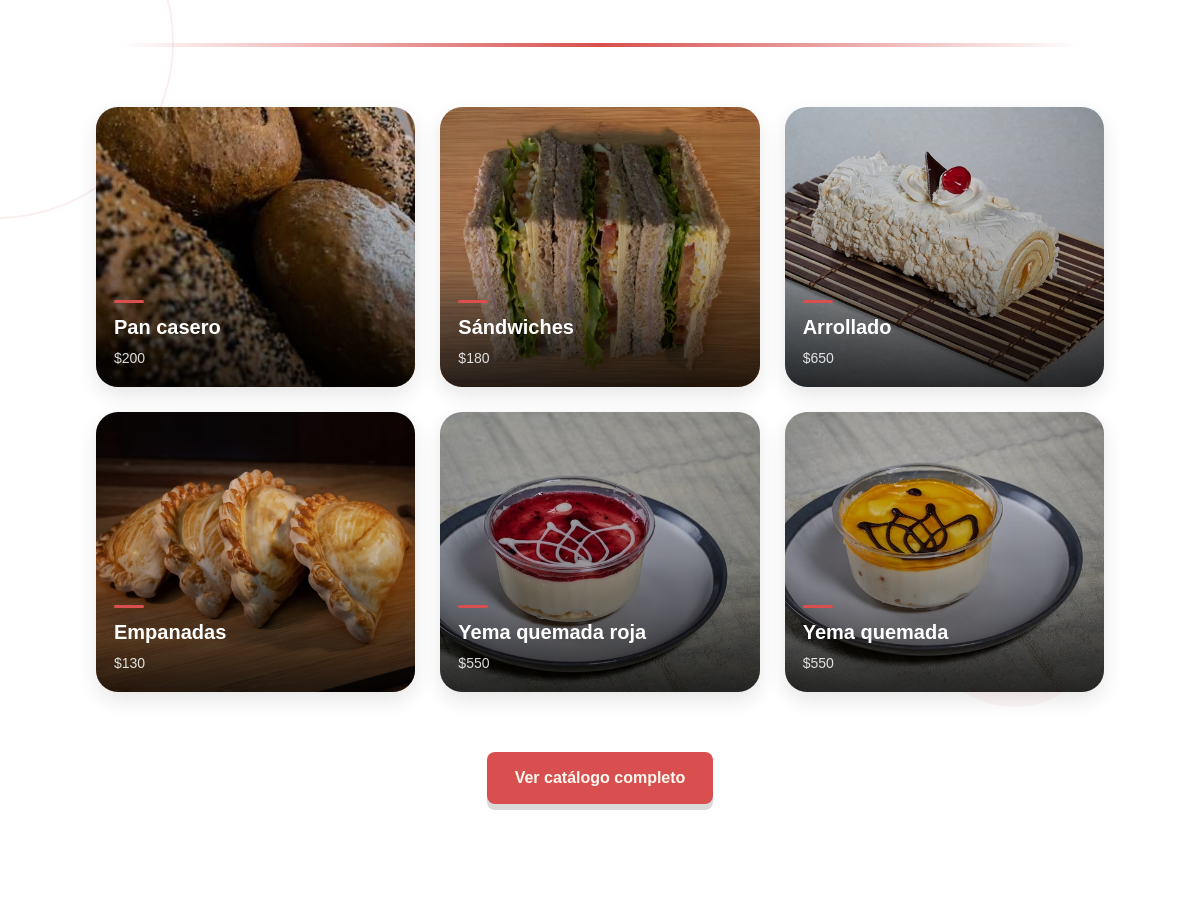
Before: / (middle part) with the older database file.
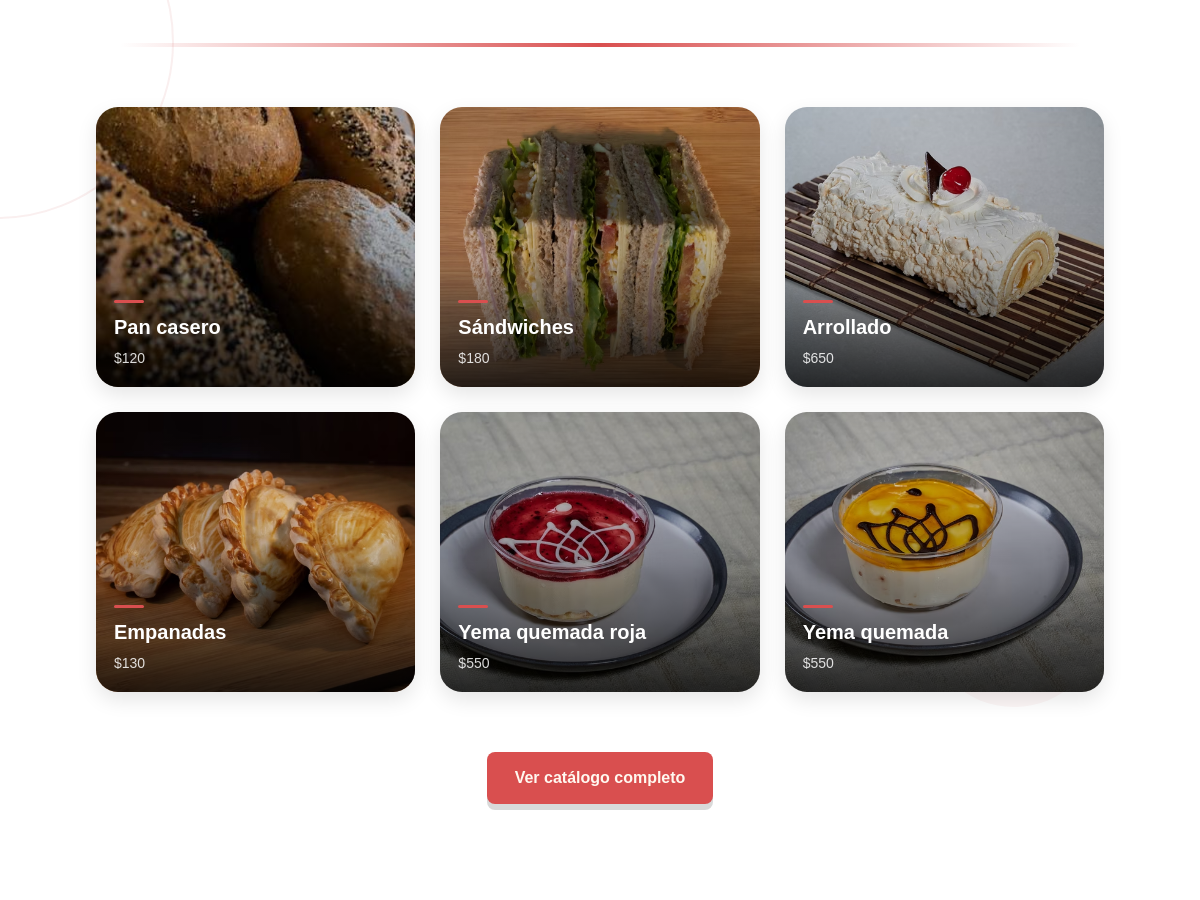
After: the same page with the newer database file.
### tables this page shows
CREATE TABLE `productos` (
  `id` int(11) NOT NULL,
  `nombre` varchar(150) NOT NULL,
  `descripcion` text DEFAULT NULL,
  `precio` decimal(10,2) NOT NULL,
  `stock` int(11) NOT NULL DEFAULT 100,
  `unidad_venta` varchar(30) NOT NULL DEFAULT 'unidad',
  `categoria_id` int(11) NOT NULL,
  `imagen` varchar(255) DEFAULT NULL,
  `activo` tinyint(1) NOT NULL DEFAULT 1,
  `created_at` timestamp NOT NULL DEFAULT current_timestamp(),
  `updated_at` timestamp NOT NULL DEFAULT current_timestamp() ON UPDATE current_timestamp()
);

### controllers/HomeController.php (called while the page is built, shortened)
<?php
require_once __DIR__ . '/../config/Database.php';
require_once __DIR__ . '/../models/Producto.php';
class HomeController
{
    private $productoModel;
    public function __construct($db)
    {
        $this->productoModel = new Producto($db);
    }
    public function index()
    {
        $productos = $this->productoModel->obtenerActivos();
        $productosDestacados = array_slice(
            $productos,
            0,
            6
        );
        require __DIR__ . '/../views/home/index.php';
    }
}
$homeController = new HomeController($conn);
$homeController->index();

### models/Producto.php (called while the page is built, shortened)
<?php
class Producto
{
    private $db;
    public function __construct($db)
    {
        $this->db = $db;
    }
    public function obtenerActivos()
    {
        $sql = "
        SELECT
            p.id,
            p.nombre,
            p.descripcion,
            p.precio,
            p.stock,
            p.unidad_venta,
            p.imagen,
            p.categoria_id,
            c.nombre AS categoria
        FROM productos p
        INNER JOIN categorias c
            ON p.categoria_id = c.id
        WHERE p.activo = 1
        ORDER BY p.id DESC
    ";
        $resultado = $this->db->query($sql);
        return $resultado->fetch_all(MYSQLI_ASSOC);
    }
}

### config/Url.php (called while the page is built, shortened)
<?php
if (!function_exists('url')) {
    function url($path = '')
    {
        $documentRoot = realpath($_SERVER['DOCUMENT_ROOT'] ?? '');
        $projectRoot = realpath(__DIR__ . '/..');
        $basePath = '';
        if ($documentRoot && $projectRoot && strpos($projectRoot, $documentRoot) === 0) {
            $basePath = str_replace(DIRECTORY_SEPARATOR, '/', substr($projectRoot, strlen($documentRoot)));
        }
        $path = '/' . ltrim($path, '/');
        return rtrim($basePath, '/') . ($path === '/' ? '/' : $path);
    }
}

### views/home/index.php (the view, shortened to what this page needs)
<?php
require __DIR__ . '/../layouts/head.php';
?>
<body>
    <main>
        <section class="productos">
            <hr class="separador">
            <div class="productos-grid">
                <?php foreach ($productosDestacados as $producto): ?>
                    <a
                        href="<?= url('/productos?producto=' . (int) $producto['id']) ?>"
                        class="producto-card"
                    >
                        <img
                            src="<?= url('/public/img/' . htmlspecialchars($producto['imagen'])) ?>"
                            alt="<?= htmlspecialchars($producto['nombre']) ?>"
                        >
                        <div class="producto-info">
                            <h3>
                                <?= htmlspecialchars($producto['nombre']) ?>
                            </h3>
                            <p>
                                $<?= number_format(
                                    $producto['precio'],
                                    0,
                                    ',',
                                    '.'
                                ) ?>
                            </p>
                        </div>
                    </a>
                <?php endforeach; ?>
            </div>
        </section>
        <a
            href="<?= url('/productos') ?>"
            class="catalogo-button">
            Ver catálogo completo
        </a>
        <section class="recommended">
        </section>
    </main>
</body>
</html>

Changed rows visible on the page:
changed productos "Pan casero": precio "200" → "120"
